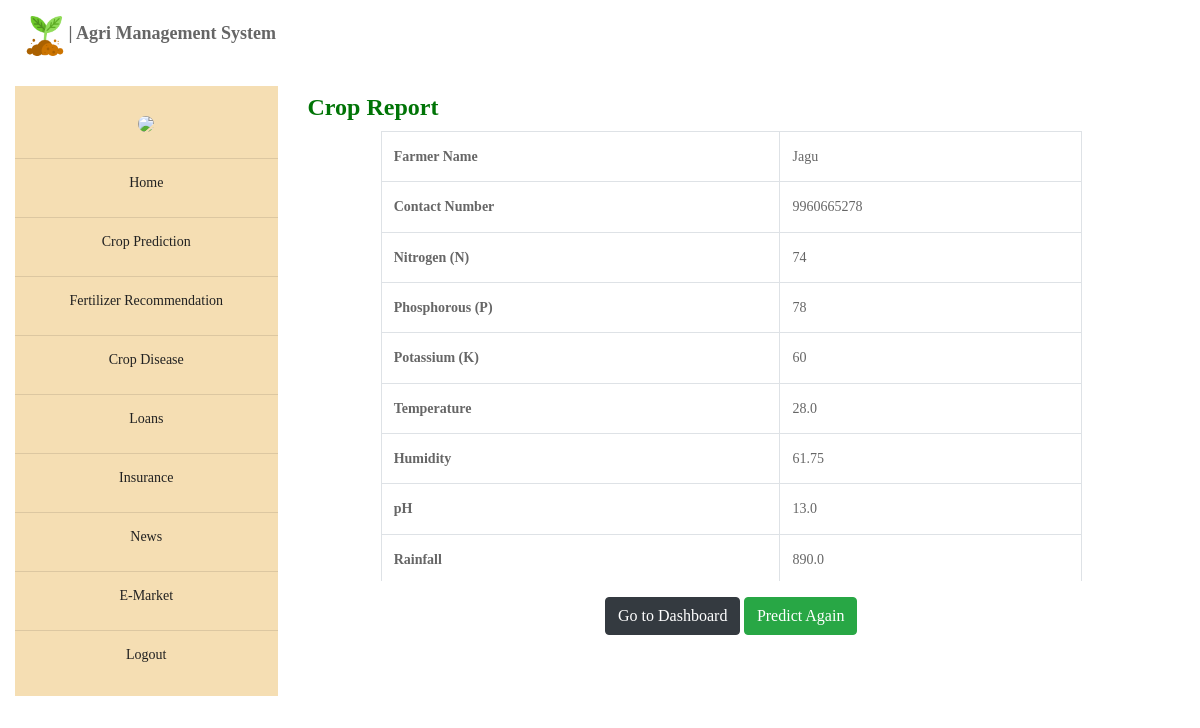
Screenshot of /crop_report (signed in) with the database file from the repository.
### app/models.py (models this page shows, shortened)
class Crop_Details(models.Model):
    user = models.ForeignKey(User, on_delete=models.CASCADE, null=True, blank=True)
    farmer_id = models.BigAutoField(primary_key=True)
    farmer_name = models.CharField(max_length=100)
    contact_no = models.CharField(max_length=15)
    n = models.PositiveIntegerField()
    p = models.PositiveIntegerField()
    k = models.PositiveIntegerField()
    temperature = models.FloatField()
    humidity = models.FloatField()
    ph = models.FloatField()
    rainfall = models.FloatField()
    soil_type = models.CharField(max_length=20, null=True, blank=True)
    season = models.CharField(max_length=20, null=True, blank=True)
    region = models.CharField(max_length=20, null=True, blank=True)
    prediction = models.CharField(max_length=50)
    fertilizer = models.CharField(max_length=50)
    date = models.DateField()

### app/views.py (the view)
# urls.py: path("crop_report", views.crop_report, name= "crop_report"),
@login_required(login_url="log_in")
@cache_control(no_cache = True, must_revalidate = True, no_store = True)
def crop_report(request):
    crop_data = Crop_Details.objects.last()
    context = {
        'first_name': request.user.first_name,
        'last_name': request.user.last_name,
        'crop_data' : crop_data
    }
    if request.method == "POST":
        return redirect("report")
    return render(request, "crop_report.html", context)

### templates/crop_report.html (shortened to what this page needs)
{% extends 'base.html' %}
{% block body %}
<div class="row col-lg-12">
  <div class="col-lg-3 bg-light d-none d-md-block sidebar">
    <div class="mb-1" style="background-color: rgb(245,222,179); height:610px;">
      <div class="text-center">
        <img src="/static/images/farmer_icon.png" class="rounded-circle img-fluid"
             style="width: 100px; margin-top: 30px;">
        <h1>{{ first_name }} {{ last_name }}</h1>
        <hr>
        <h5><a href="dashboard">Home</a></h5><hr>
        <h5><a href="crop_prediction">Crop Prediction</a></h5><hr>
        <h5><a href="fert_rec">Fertilizer Recommendation</a></h5><hr>
        <h5><a href="crop_dis">Crop Disease</a></h5><hr>
        <h5><a href="loan1">Loans</a></h5><hr>
        <h5><a href="insurance">Insurance</a></h5><hr>
        <h5><a href="news">News</a></h5><hr>
        <h5><a href="e_market">E-Market</a></h5><hr>
        <h5><a href="log_out">Logout</a></h5>
      </div>
    </div>
  </div>
  <div class="col-lg-9">
    <div class="mb-1" style="height:600px;">
      <h1 class="mt-2" style="color:#007406;"><b>Crop Report</b></h1>
      {% if crop_data %}
      <div class="text-center">
        <div class="row" style="height:450px; overflow:auto;">
          <div class="col-md-10 m-auto">
            <table class="table table-bordered text-left">
              <tr><th>Farmer Name</th><td>{{ crop_data.farmer_name }}</td></tr>
              <tr><th>Contact Number</th><td>{{ crop_data.contact_no }}</td></tr>
              <tr><th>Nitrogen (N)</th><td>{{ crop_data.n }}</td></tr>
              <tr><th>Phosphorous (P)</th><td>{{ crop_data.p }}</td></tr>
              <tr><th>Potassium (K)</th><td>{{ crop_data.k }}</td></tr>
              <tr><th>Temperature</th><td>{{ crop_data.temperature }}</td></tr>
              <tr><th>Humidity</th><td>{{ crop_data.humidity }}</td></tr>
              <tr><th>pH</th><td>{{ crop_data.ph }}</td></tr>
              <tr><th>Rainfall</th><td>{{ crop_data.rainfall }}</td></tr>
            </table>
          </div>
        </div>
        <a class="btn btn-dark mt-3" href="dashboard">Go to Dashboard</a>
        <a class="btn btn-success mt-3" href="crop_prediction">Predict Again</a>
      </div>
      {% else %}
        <div class="text-center mt-5">
          <h3>No Crop Prediction Available</h3>
          <a class="btn btn-success mt-3" href="crop_prediction">Predict Now</a>
        </div>
      {% endif %}
    </div>
  </div>
</div>
{% endblock %}

### static/css/style.css (style rules this page uses)
* { box-sizing: border-box !important; transition: ease all 0.5s; }
html { scroll-behavior: smooth; }
body { color: #666666; font-size: 14px; line-height: 1.80857; font-weight: normal; overflow-x: hidden; font-family: Raleway; }
a { color: #1f1f1f; text-decoration: none !important; outline: none !important; -webkit-transition: all .3s ease-in-out; -moz-transition: all .3s ease-in-out; -ms-transition: all .3s ease-in-out; -o-transition: all .3s ease-in-out; transition: all .3s ease-in-out; }
h1, h2, h3, h4, h5, h6 { letter-spacing: 0; font-weight: normal; position: relative; padding: 0 0 10px 0; font-weight: normal; line-height: normal; color: #111111; margin: 0 }
h1 { font-size: 24px }
h5 { font-size: 14px }
*, *::after, *::before { -webkit-box-sizing: border-box; -moz-box-sizing: border-box; box-sizing: border-box; }
h1 a, h2 a, h3 a, h4 a, h5 a, h6 a { color: #212121; text-decoration: none!important; opacity: 1 }
a { color: #222222; text-decoration: none; outline: none !important; }
a, .btn { text-decoration: none !important; outline: none !important; -webkit-transition: all .3s ease-in-out; -moz-transition: all .3s ease-in-out; -ms-transition: all .3s ease-in-out; -o-transition: all .3s ease-in-out; transition: all .3s ease-in-out; }
img { max-width: 100%; height: auto; }
.bg-light { background-color: #fff !important; }

### rows the page displays
Crop_Details: farmer_name "Jagu", contact_no "9960665278", n "74", p "78", k "60", temperature "28.0", humidity "61.75", ph "13.0", rainfall "890.0"
